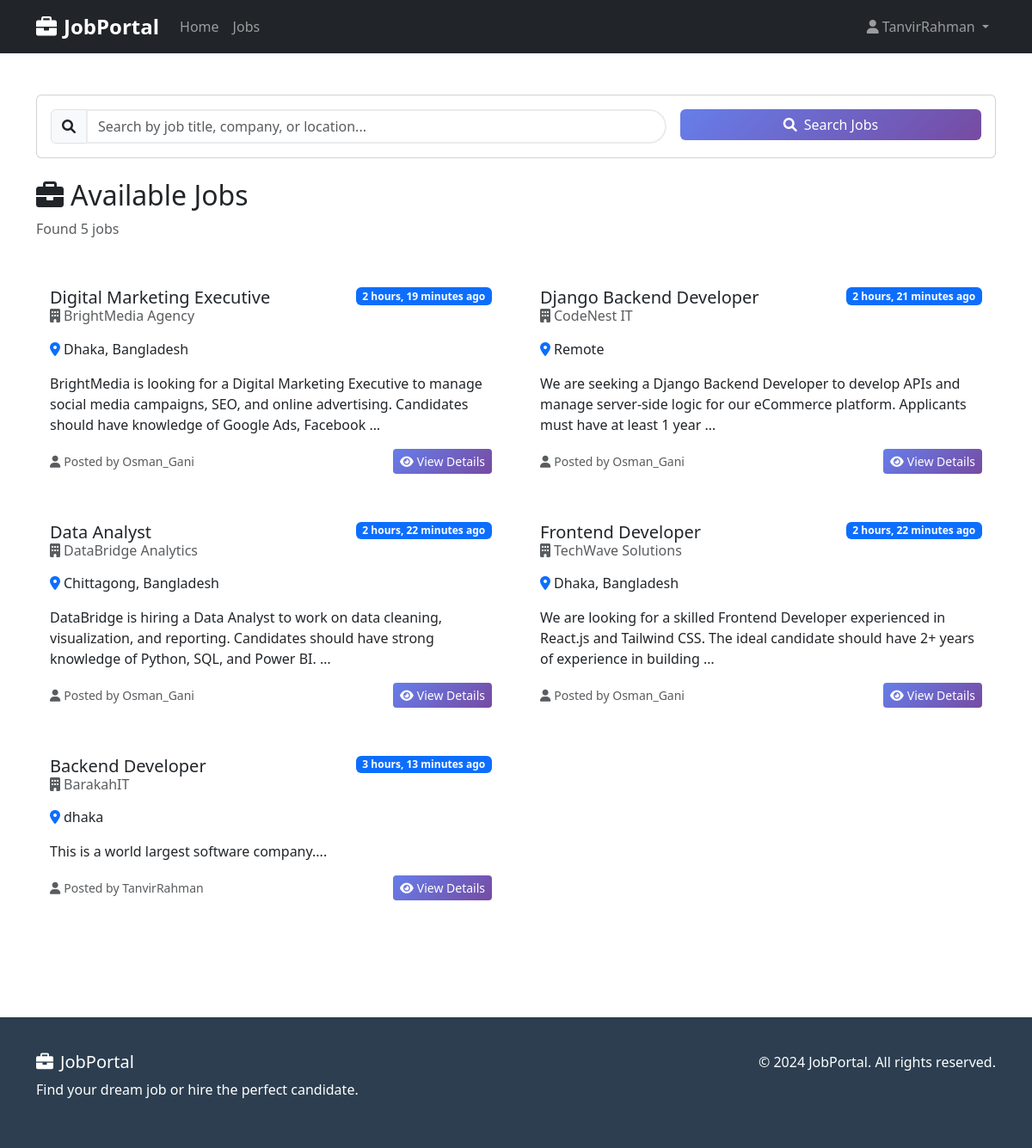
Page /jobs/ (signed in) on the committed database.
### jobs/models.py (models this page shows, shortened)
class Job(models.Model):
    title = models.CharField(max_length=200)
    company_name = models.CharField(max_length=200)
    location = models.CharField(max_length=200)
    description = models.TextField()
    posted_by = models.ForeignKey(User, on_delete=models.CASCADE, related_name='posted_jobs')
    created_at = models.DateTimeField(default=timezone.now)
    class Meta:
        ordering = ['-created_at']

### jobs/views.py (the view)
# urls.py: path('jobs/', views.job_list, name='job_list'),
@login_required
def job_list(request):
    jobs = Job.objects.all()
    search_query = request.GET.get('search', '')
    if search_query:
        jobs = jobs.filter(
            Q(title__icontains=search_query) |
            Q(company_name__icontains=search_query) |
            Q(location__icontains=search_query)
        )
    paginator = Paginator(jobs, 10)
    page_number = request.GET.get('page')
    page_obj = paginator.get_page(page_number)
    context = {
        'page_obj': page_obj,
        'search_query': search_query,
    }
    return render(request, 'jobs/job_list.html', context)

### templates/jobs/job_list.html (shortened to what this page needs)
{% extends 'base.html' %}
{% block content %}
<div class="container py-5">
    <div class="row mb-4">
        <div class="col-12">
            <div class="card">
                <div class="card-body">
                    <form method="get" class="row g-3">
                        <div class="col-md-8">
                            <div class="input-group">
                                <span class="input-group-text">
                                    <i class="fas fa-search"></i>
                                </span>
                                <input type="text" name="search" class="form-control search-box"
                                       placeholder="Search by job title, company, or location..."
                                       value="{{ search_query }}">
                            </div>
                        </div>
                        <div class="col-md-4">
                            <button type="submit" class="btn btn-gradient w-100">
                                <i class="fas fa-search me-2"></i>Search Jobs
                            </button>
                        </div>
                    </form>
                </div>
            </div>
        </div>
    </div>
    <div class="row mb-4">
        <div class="col-12">
            <h2>
                <i class="fas fa-briefcase me-2"></i>Available Jobs
            </h2>
            <p class="text-muted">
                Found {{ page_obj.paginator.count }} job{{ page_obj.paginator.count|pluralize }}
            </p>
        </div>
    </div>
    <div class="row">
        {% for job in page_obj %}
            <div class="col-lg-6 mb-4">
                <div class="card job-card h-100">
                    <div class="card-body">
                        <div class="d-flex justify-content-between align-items-start mb-3">
                            <div>
                                <h5 class="card-title mb-1">{{ job.title }}</h5>
                                <h6 class="card-subtitle text-muted">
                                    <i class="fas fa-building me-1"></i>{{ job.company_name }}
                                </h6>
                            </div>
                            <span class="badge bg-primary">{{ job.created_at|timesince }} ago</span>
                        </div>
                        <p class="card-text mb-3">
                            <i class="fas fa-map-marker-alt me-1 text-primary"></i>{{ job.location }}
                        </p>
                        <p class="card-text">{{ job.description|truncatewords:25 }}</p>
                        <div class="d-flex justify-content-between align-items-center">
                            <small class="text-muted">
                                <i class="fas fa-user me-1"></i>Posted by {{ job.posted_by.username }}
                            </small>
                            <a href="{% url 'job_detail' job.id %}" class="btn btn-gradient btn-sm">
                                <i class="fas fa-eye me-1"></i>View Details
                            </a>
                        </div>
                    </div>
                </div>
            </div>
        {% endfor %}
    </div>
</div>
{% endblock %}

### templates/base.html (shortened to what this page needs)
<!DOCTYPE html>
<html lang="en">
<head>
    <link href="https://cdn.jsdelivr.net/npm/bootstrap@5.3.0/dist/css/bootstrap.min.css" rel="stylesheet">
    <link href="https://cdnjs.cloudflare.com/ajax/libs/font-awesome/6.0.0/css/all.min.css" rel="stylesheet">
</head>
<body>
    <nav class="navbar navbar-expand-lg navbar-dark bg-dark">
        <div class="container">
            <a class="navbar-brand" href="{% url 'home' %}">
                <i class="fas fa-briefcase me-2"></i>JobPortal
            </a>
            <div class="collapse navbar-collapse" id="navbarNav">
                <ul class="navbar-nav me-auto">
                    <li class="nav-item">
                        <a class="nav-link" href="{% url 'home' %}">Home</a>
                    </li>
                    <li class="nav-item">
                        <a class="nav-link" href="{% url 'job_list' %}">Jobs</a>
                    </li>
                </ul>
                <ul class="navbar-nav">
                    {% if user.is_authenticated %}
                        <li class="nav-item dropdown">
                            <a class="nav-link dropdown-toggle" href="#" role="button" data-bs-toggle="dropdown">
                                <i class="fas fa-user me-1"></i>{{ user.username }}
                            </a>
                        </li>
                    {% endif %}
                </ul>
            </div>
        </div>
    </nav>
    <main>
        {% block content %}{% endblock %}
    </main>
    <footer class="footer mt-5">
        <div class="container">
            <div class="row">
                <div class="col-md-6">
                    <h5><i class="fas fa-briefcase me-2"></i>JobPortal</h5>
                    <p>Find your dream job or hire the perfect candidate.</p>
                </div>
                <div class="col-md-6 text-md-end">
                    <p>&copy; 2024 JobPortal. All rights reserved.</p>
                </div>
            </div>
        </div>
    </footer>
</body>
</html>

### templates/base.html (style rules this page uses)
.job-card { transition: transform 0.3s ease, box-shadow 0.3s ease; border: none; border-radius: 15px; }
.btn-gradient { background: linear-gradient(135deg, #667eea 0%, #764ba2 100%); border: none; color: white; }
.navbar-brand { font-weight: bold; font-size: 1.5rem; }
.search-box { border-radius: 25px; border: 2px solid #e9ecef; }
.footer { background: #2c3e50; color: white; padding: 40px 0; }

### rows in the picture
Job: title "Digital Marketing Executive", company_name "BrightMedia Agency", created_at "2 hours, 19 minutes", location "Dhaka, Bangladesh", description "BrightMedia is looking for a Digital Marketing Executive to manage social media campaigns, SEO, and online advertising. Candidates should have knowledge of Google Ads, Facebook …", posted_by.username "Osman_Gani"
Job: title "Django Backend Developer", company_name "CodeNest IT", created_at "2 hours, 21 minutes", location "Remote", description "We are seeking a Django Backend Developer to develop APIs and manage server-side logic for our eCommerce platform. Applicants must have at least 1 year …", posted_by.username "Osman_Gani"
Job: title "Data Analyst", company_name "DataBridge Analytics", created_at "2 hours, 22 minutes", location "Chittagong, Bangladesh", description "DataBridge is hiring a Data Analyst to work on data cleaning, visualization, and reporting. Candidates should have strong knowledge of Python, SQL, and Power BI. …", posted_by.username "Osman_Gani"
Job: title "Frontend Developer", company_name "TechWave Solutions", created_at "2 hours, 22 minutes", location "Dhaka, Bangladesh", description "We are looking for a skilled Frontend Developer experienced in React.js and Tailwind CSS. The ideal candidate should have 2+ years of experience in building …", posted_by.username "Osman_Gani"
Job: title "Backend Developer", company_name "BarakahIT", created_at "3 hours, 13 minutes", location "dhaka", description "This is a world largest software company....", posted_by.username "TanvirRahman"

### other values in the picture
{{ user.username }} "TanvirRahman"
{{ page_obj.paginator.count }} "5"
